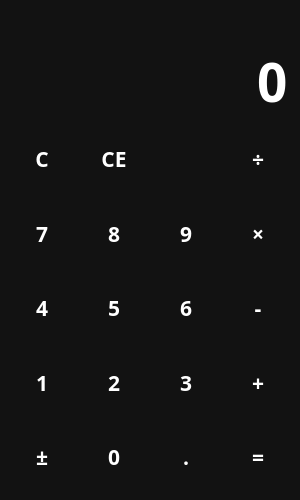
<?xml version="1.0" encoding="UTF-8"?>
<ui version="4.0">
 <class>MainWindow</class>
 <widget class="QMainWindow" name="MainWindow">
  <property name="geometry">
   <rect>
    <x>0</x>
    <y>0</y>
    <width>300</width>
    <height>500</height>
   </rect>
  </property>
  <property name="minimumSize">
   <size>
    <width>300</width>
    <height>500</height>
   </size>
  </property>
  <property name="windowTitle">
   <string>calculator</string>
  </property>
  <property name="windowIcon">
   <iconset resource="files.qrc">
    <normaloff>:/icons/icons8-calculator-32.png</normaloff>:/icons/icons8-calculator-32.png</iconset>
  </property>
  <property name="styleSheet">
   <string notr="true">QWidget {
    color: white;
    background-color: #121212;
    font-family: Rubik;
    font-size: 16pt;
    font-weight: 600;
}

QPushButton {
    background-color: transparent;
    border: none;
}

QPushButton:hover {
    background-color: #666;
}

QPushButton:pressed {
    background-color: #888;
}</string>
  </property>
  <widget class="QWidget" name="centralwidget">
   <property name="styleSheet">
    <string notr="true"/>
   </property>
   <layout class="QVBoxLayout" name="verticalLayout">
    <item>
     <widget class="QLabel" name="lbl_temp">
      <property name="sizePolicy">
       <sizepolicy hsizetype="Preferred" vsizetype="Maximum">
        <horstretch>0</horstretch>
        <verstretch>0</verstretch>
       </sizepolicy>
      </property>
      <property name="styleSheet">
       <string notr="true">color: #888;</string>
      </property>
      <property name="text">
       <string/>
      </property>
      <property name="alignment">
       <set>Qt::AlignRight|Qt::AlignTrailing|Qt::AlignVCenter</set>
      </property>
     </widget>
    </item>
    <item>
     <widget class="QLineEdit" name="le_entry">
      <property name="sizePolicy">
       <sizepolicy hsizetype="Expanding" vsizetype="Maximum">
        <horstretch>0</horstretch>
        <verstretch>0</verstretch>
       </sizepolicy>
      </property>
      <property name="styleSheet">
       <string notr="true">font-size: 40pt;
border: none;</string>
      </property>
      <property name="text">
       <string>0</string>
      </property>
      <property name="maxLength">
       <number>12</number>
      </property>
      <property name="alignment">
       <set>Qt::AlignRight|Qt::AlignTrailing|Qt::AlignVCenter</set>
      </property>
      <property name="readOnly">
       <bool>true</bool>
      </property>
     </widget>
    </item>
    <item>
     <layout class="QGridLayout" name="layout_buttons">
      <item row="5" column="1">
       <widget class="QPushButton" name="btn_0">
        <property name="sizePolicy">
         <sizepolicy hsizetype="Minimum" vsizetype="Expanding">
          <horstretch>0</horstretch>
          <verstretch>0</verstretch>
         </sizepolicy>
        </property>
        <property name="cursor">
         <cursorShape>PointingHandCursor</cursorShape>
        </property>
        <property name="text">
         <string>0</string>
        </property>
        <property name="shortcut">
         <string>0</string>
        </property>
       </widget>
      </item>
      <item row="1" column="2">
       <widget class="QPushButton" name="btn_9">
        <property name="sizePolicy">
         <sizepolicy hsizetype="Minimum" vsizetype="Expanding">
          <horstretch>0</horstretch>
          <verstretch>0</verstretch>
         </sizepolicy>
        </property>
        <property name="cursor">
         <cursorShape>PointingHandCursor</cursorShape>
        </property>
        <property name="text">
         <string>9</string>
        </property>
        <property name="shortcut">
         <string>9</string>
        </property>
       </widget>
      </item>
      <item row="2" column="2">
       <widget class="QPushButton" name="btn_6">
        <property name="sizePolicy">
         <sizepolicy hsizetype="Minimum" vsizetype="Expanding">
          <horstretch>0</horstretch>
          <verstretch>0</verstretch>
         </sizepolicy>
        </property>
        <property name="cursor">
         <cursorShape>PointingHandCursor</cursorShape>
        </property>
        <property name="text">
         <string>6</string>
        </property>
        <property name="shortcut">
         <string>6</string>
        </property>
       </widget>
      </item>
      <item row="3" column="1">
       <widget class="QPushButton" name="btn_2">
        <property name="sizePolicy">
         <sizepolicy hsizetype="Minimum" vsizetype="Expanding">
          <horstretch>0</horstretch>
          <verstretch>0</verstretch>
         </sizepolicy>
        </property>
        <property name="cursor">
         <cursorShape>PointingHandCursor</cursorShape>
        </property>
        <property name="text">
         <string>2</string>
        </property>
        <property name="shortcut">
         <string>2</string>
        </property>
       </widget>
      </item>
      <item row="5" column="3">
       <widget class="QPushButton" name="btn_calc">
        <property name="sizePolicy">
         <sizepolicy hsizetype="Minimum" vsizetype="Expanding">
          <horstretch>0</horstretch>
          <verstretch>0</verstretch>
         </sizepolicy>
        </property>
        <property name="cursor">
         <cursorShape>PointingHandCursor</cursorShape>
        </property>
        <property name="text">
         <string>=</string>
        </property>
        <property name="shortcut">
         <string>=</string>
        </property>
       </widget>
      </item>
      <item row="3" column="3">
       <widget class="QPushButton" name="btn_plus">
        <property name="sizePolicy">
         <sizepolicy hsizetype="Minimum" vsizetype="Expanding">
          <horstretch>0</horstretch>
          <verstretch>0</verstretch>
         </sizepolicy>
        </property>
        <property name="cursor">
         <cursorShape>PointingHandCursor</cursorShape>
        </property>
        <property name="text">
         <string>+</string>
        </property>
        <property name="shortcut">
         <string>+</string>
        </property>
       </widget>
      </item>
      <item row="2" column="3">
       <widget class="QPushButton" name="btn_neg">
        <property name="sizePolicy">
         <sizepolicy hsizetype="Minimum" vsizetype="Expanding">
          <horstretch>0</horstretch>
          <verstretch>0</verstretch>
         </sizepolicy>
        </property>
        <property name="cursor">
         <cursorShape>PointingHandCursor</cursorShape>
        </property>
        <property name="text">
         <string>-</string>
        </property>
        <property name="shortcut">
         <string>-</string>
        </property>
       </widget>
      </item>
      <item row="5" column="0">
       <widget class="QPushButton" name="btn_sub">
        <property name="sizePolicy">
         <sizepolicy hsizetype="Minimum" vsizetype="Expanding">
          <horstretch>0</horstretch>
          <verstretch>0</verstretch>
         </sizepolicy>
        </property>
        <property name="cursor">
         <cursorShape>PointingHandCursor</cursorShape>
        </property>
        <property name="text">
         <string>±</string>
        </property>
       </widget>
      </item>
      <item row="1" column="0">
       <widget class="QPushButton" name="btn_7">
        <property name="sizePolicy">
         <sizepolicy hsizetype="Minimum" vsizetype="Expanding">
          <horstretch>0</horstretch>
          <verstretch>0</verstretch>
         </sizepolicy>
        </property>
        <property name="cursor">
         <cursorShape>PointingHandCursor</cursorShape>
        </property>
        <property name="text">
         <string>7</string>
        </property>
        <property name="shortcut">
         <string>7</string>
        </property>
       </widget>
      </item>
      <item row="0" column="1">
       <widget class="QPushButton" name="btn_ce">
        <property name="sizePolicy">
         <sizepolicy hsizetype="Minimum" vsizetype="Expanding">
          <horstretch>0</horstretch>
          <verstretch>0</verstretch>
         </sizepolicy>
        </property>
        <property name="cursor">
         <cursorShape>PointingHandCursor</cursorShape>
        </property>
        <property name="text">
         <string>CE</string>
        </property>
        <property name="shortcut">
         <string>`</string>
        </property>
       </widget>
      </item>
      <item row="3" column="0">
       <widget class="QPushButton" name="btn_1">
        <property name="sizePolicy">
         <sizepolicy hsizetype="Minimum" vsizetype="Expanding">
          <horstretch>0</horstretch>
          <verstretch>0</verstretch>
         </sizepolicy>
        </property>
        <property name="cursor">
         <cursorShape>PointingHandCursor</cursorShape>
        </property>
        <property name="text">
         <string>1</string>
        </property>
        <property name="shortcut">
         <string>1</string>
        </property>
       </widget>
      </item>
      <item row="3" column="2">
       <widget class="QPushButton" name="btn_3">
        <property name="sizePolicy">
         <sizepolicy hsizetype="Minimum" vsizetype="Expanding">
          <horstretch>0</horstretch>
          <verstretch>0</verstretch>
         </sizepolicy>
        </property>
        <property name="cursor">
         <cursorShape>PointingHandCursor</cursorShape>
        </property>
        <property name="text">
         <string>3</string>
        </property>
        <property name="shortcut">
         <string>3</string>
        </property>
       </widget>
      </item>
      <item row="1" column="3">
       <widget class="QPushButton" name="btn_mul">
        <property name="sizePolicy">
         <sizepolicy hsizetype="Minimum" vsizetype="Expanding">
          <horstretch>0</horstretch>
          <verstretch>0</verstretch>
         </sizepolicy>
        </property>
        <property name="cursor">
         <cursorShape>PointingHandCursor</cursorShape>
        </property>
        <property name="text">
         <string>×</string>
        </property>
        <property name="shortcut">
         <string>*</string>
        </property>
       </widget>
      </item>
      <item row="1" column="1">
       <widget class="QPushButton" name="btn_8">
        <property name="sizePolicy">
         <sizepolicy hsizetype="Minimum" vsizetype="Expanding">
          <horstretch>0</horstretch>
          <verstretch>0</verstretch>
         </sizepolicy>
        </property>
        <property name="cursor">
         <cursorShape>PointingHandCursor</cursorShape>
        </property>
        <property name="text">
         <string>8</string>
        </property>
        <property name="shortcut">
         <string>8</string>
        </property>
       </widget>
      </item>
      <item row="2" column="0">
       <widget class="QPushButton" name="btn_4">
        <property name="sizePolicy">
         <sizepolicy hsizetype="Minimum" vsizetype="Expanding">
          <horstretch>0</horstretch>
          <verstretch>0</verstretch>
         </sizepolicy>
        </property>
        <property name="cursor">
         <cursorShape>PointingHandCursor</cursorShape>
        </property>
        <property name="text">
         <string>4</string>
        </property>
        <property name="shortcut">
         <string>4</string>
        </property>
       </widget>
      </item>
      <item row="0" column="2">
       <widget class="QPushButton" name="btn_backspace">
        <property name="sizePolicy">
         <sizepolicy hsizetype="Minimum" vsizetype="Expanding">
          <horstretch>0</horstretch>
          <verstretch>0</verstretch>
         </sizepolicy>
        </property>
        <property name="cursor">
         <cursorShape>PointingHandCursor</cursorShape>
        </property>
        <property name="baseSize">
         <size>
          <width>0</width>
          <height>0</height>
         </size>
        </property>
        <property name="text">
         <string/>
        </property>
        <property name="icon">
         <iconset resource="files.qrc">
          <normaloff>:/icons/icons8-стереть-символ-24.png</normaloff>:/icons/icons8-стереть-символ-24.png</iconset>
        </property>
        <property name="iconSize">
         <size>
          <width>24</width>
          <height>24</height>
         </size>
        </property>
        <property name="shortcut">
         <string>Backspace</string>
        </property>
       </widget>
      </item>
      <item row="0" column="3">
       <widget class="QPushButton" name="btn_div">
        <property name="sizePolicy">
         <sizepolicy hsizetype="Minimum" vsizetype="Expanding">
          <horstretch>0</horstretch>
          <verstretch>0</verstretch>
         </sizepolicy>
        </property>
        <property name="cursor">
         <cursorShape>PointingHandCursor</cursorShape>
        </property>
        <property name="text">
         <string>÷</string>
        </property>
        <property name="shortcut">
         <string>/</string>
        </property>
       </widget>
      </item>
      <item row="2" column="1">
       <widget class="QPushButton" name="btn_5">
        <property name="sizePolicy">
         <sizepolicy hsizetype="Minimum" vsizetype="Expanding">
          <horstretch>0</horstretch>
          <verstretch>0</verstretch>
         </sizepolicy>
        </property>
        <property name="cursor">
         <cursorShape>PointingHandCursor</cursorShape>
        </property>
        <property name="text">
         <string>5</string>
        </property>
        <property name="shortcut">
         <string>5</string>
        </property>
       </widget>
      </item>
      <item row="5" column="2">
       <widget class="QPushButton" name="btn_point">
        <property name="sizePolicy">
         <sizepolicy hsizetype="Minimum" vsizetype="Expanding">
          <horstretch>0</horstretch>
          <verstretch>0</verstretch>
         </sizepolicy>
        </property>
        <property name="cursor">
         <cursorShape>PointingHandCursor</cursorShape>
        </property>
        <property name="text">
         <string>.</string>
        </property>
        <property name="shortcut">
         <string>.</string>
        </property>
       </widget>
      </item>
      <item row="0" column="0">
       <widget class="QPushButton" name="btn_clear">
        <property name="sizePolicy">
         <sizepolicy hsizetype="Minimum" vsizetype="Expanding">
          <horstretch>0</horstretch>
          <verstretch>0</verstretch>
         </sizepolicy>
        </property>
        <property name="cursor">
         <cursorShape>PointingHandCursor</cursorShape>
        </property>
        <property name="text">
         <string>C</string>
        </property>
        <property name="iconSize">
         <size>
          <width>30</width>
          <height>20</height>
         </size>
        </property>
        <property name="shortcut">
         <string>C</string>
        </property>
       </widget>
      </item>
     </layout>
    </item>
   </layout>
  </widget>
 </widget>
 <resources>
  <include location="files.qrc"/>
 </resources>
 <connections/>
</ui>
